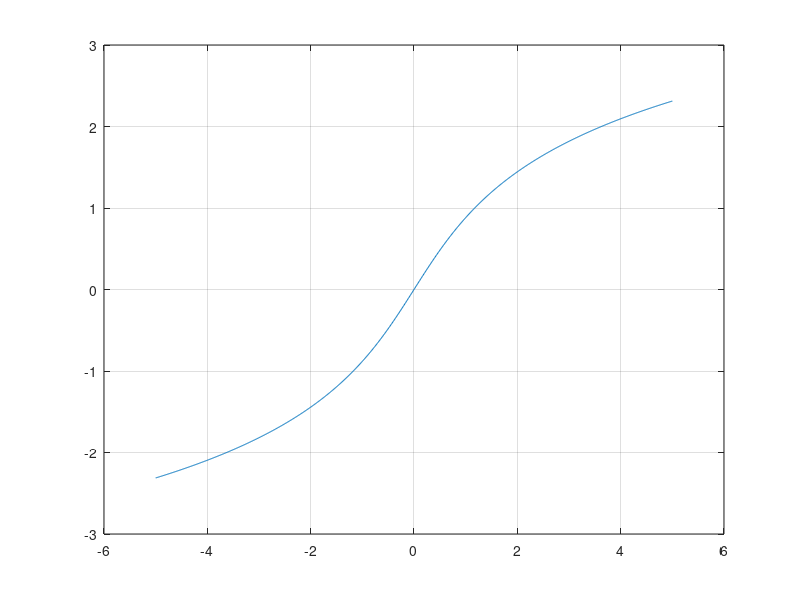

MATLAB code for this plot:
% Regression test function (black blox) for FreeMat v svn
% This function is autogenerated by helpgen.
function bbtest_success = bbtest_asinh
  bbtest_success = 1;
NumErrors = 0;
try
  x = -5:.01:5;

catch
  NumErrors = NumErrors + 1;
end
try
  plot(x,asinh(x)); grid('on');

catch
  NumErrors = NumErrors + 1;
end
try
  mprint('asinhplot');

catch
  NumErrors = NumErrors + 1;
end
if (NumErrors ~= 0) bbtest_success = 0; return; end
